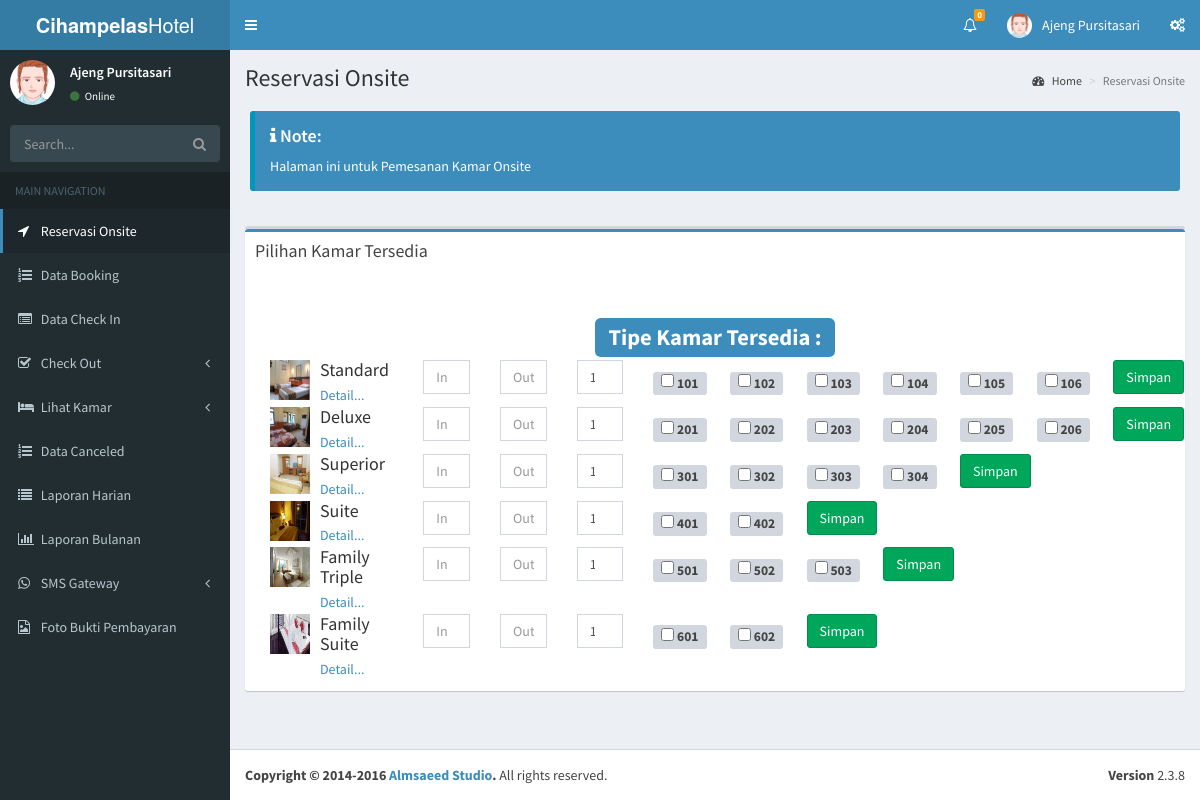
The app's page /index.php/dashboard/onsite with its own data.
### tables this page shows
CREATE TABLE `tipe_kamar` (
  `id_tipe_kamar` int(5) NOT NULL,
  `nama_kamar` varchar(100) NOT NULL,
  `harga_kamar_weekday` int(10) NOT NULL,
  `harga_kamar_weekend` int(11) NOT NULL,
  `penjelasan` varchar(500) NOT NULL,
  `jumlah` int(5) NOT NULL
);

CREATE TABLE `kamar` (
  `id_kamar` int(5) NOT NULL,
  `nomor_kamar` varchar(5) NOT NULL,
  `id_fasilitas` int(5) NOT NULL,
  `id_tipe_kamar` int(5) NOT NULL,
  `status` varchar(20) NOT NULL,
  `id_booking` int(5) NOT NULL
);

### application/views/onsite.php (the view, shortened to what the rows shown need)
<!DOCTYPE html>
<html>
<head>
  <link rel="stylesheet" href="<?php echo base_url()?>admin/bootstrap/css/bootstrap.min.css">
  <link rel="stylesheet" href="https://cdnjs.cloudflare.com/ajax/libs/font-awesome/4.5.0/css/font-awesome.min.css">
  <link rel="stylesheet" href="https://cdnjs.cloudflare.com/ajax/libs/ionicons/2.0.1/css/ionicons.min.css">
  <link rel="stylesheet" href="<?php echo base_url()?>admin/plugins/datatables/dataTables.bootstrap.css">
  <link rel="stylesheet" href="<?php echo base_url()?>admin/plugins/daterangepicker/daterangepicker.css">
  <link rel="stylesheet" href="<?php echo base_url()?>admin/plugins/datepicker/datepicker3.css">
  <link rel="stylesheet" href="<?php echo base_url()?>admin/plugins/iCheck/all.css">
  <link rel="stylesheet" href="<?php echo base_url()?>admin/plugins/colorpicker/bootstrap-colorpicker.min.css">
  <link rel="stylesheet" href="<?php echo base_url()?>admin/plugins/timepicker/bootstrap-timepicker.min.css">
  <link rel="stylesheet" href="<?php echo base_url()?>admin/plugins/select2/select2.min.css">
  <link rel="stylesheet" href="<?php echo base_url()?>admin/dist/css/AdminLTE.min.css">
  <link rel="stylesheet" href="<?php echo base_url()?>admin/dist/css/skins/_all-skins.min.css">
</head>
<body class="hold-transition skin-blue sidebar-mini">
<div class="wrapper">
              <span class="label label-warning"><?php
                                        $this->db->select('id');
                                        $this->db->from('notifikasi');
                                        $this->db->where('untuk','Resepsionis');
                                      ?></span>
              <li class="header">You have <?php
                                        $this->db->select('id');
                                        $this->db->from('notifikasi');
                                        $this->db->where('untuk','Resepsionis');
                                      ?> notifications</li>
  <div class="content-wrapper">
    <section class="content-header">
      <h1>
        Reservasi Onsite
      </h1>
    </section>
    <section class="content">
    <div class="box">
    <div class="box box-primary">
      <div class="box-body">
          <div class="col-md-12">
          <h2 align="center"><span class="label label-info"> Tipe Kamar Tersedia : </span></h2>
           </div>
           <?php $tmp=0; foreach($available as $a){ $tmp++; ?>
           <form role="form" method="post" class="f1" action="<?php echo base_url()?>index.php/Dashboard/dataonsite">
          <div class="col-md-2">
              <div class="media">
                                <div class="media-left">
                                    <a href="javascript:void(0);">
                                        <img class="media-object" src="<?php echo base_url()?>assets/images/<?php echo $a->nama_kamar; ?>.png" width="40" height="40">
                                    </a>
                                </div>
                                <div class="media-body">
                                    <h4 class="media-heading"><?php echo $a->nama_kamar; ?></h4><a href="#"> Detail...</a>
                                </div>
                            </div>
          </div>
          <div class="col-md-1">
              <input name="tglIn" onclick="masuktglIn()" type="text" class="form-control pull-right" placeholder="In" id="datepicker<?php echo $tmp; ?>">
          </div>
          <div class="col-md-1">
              <input name="tglOut" onclick="masuktglOut()" type="text" class="form-control pull-right" placeholder="Out" id="datepicker1<?php echo $tmp; ?>">
          </div>
          <div class="col-md-1">
              <input name="kamar" id="kamar" type="number" value="1" class="form-control pull-right">
          </div>
          <?php
            if ($tmp==1) {
              ?>
                <?php $no=1; foreach($kamarkosong1 as $kmr1){ ?>
          <div class="col-md-1">
              <h4 align="center"><span class="label label-default"><input type="checkbox" name="radio" id="radio" class="minimal"> <?php echo $kmr1->nomor_kamar; ?></span></h4>
          </div>
          <?php $no++;
                if ($no>6) {
                  break;
                }
          } ?>
          <div class="col-md-1" style="float:center;">
          <?php
                                        $this->db->select('id_kamar');
                                        $this->db->from('kamar');
                                        $this->db->where('id_tipe_kamar',$tmp);
                                        $this->db->where('status','kosong');
                                        $hasil = $this->db->count_all_results();
                    if ($hasil>=1) {
                      ?>
              <button type="submit" class="btn btn-sm-block btn-success">Simpan</button>
          <?php
                    }else{
                      ?>
              <button type="submit" disabled="" class="btn btn-sm-block btn-success">Not Available</button>
          <?php
                    }
          ?>
          </div>
          <div class="col-md-12">
          </div>
              <?php
            }else
            if ($tmp==2) {
              ?>
                <?php $no=1; foreach($kamarkosong2 as $kmr2){ ?>
          <div class="col-md-1">
              <h4 align="center"><span class="label label-default"><input type="checkbox" name="radio" id="radio" class="minimal"> <?php echo $kmr2->nomor_kamar; ?></span></h4>
          </div>
          <?php $no++;
                if ($no>6) {
                  break;
                }
          } ?>
          <div class="col-md-1" style="float:center;">
          <?php
                                        $this->db->select('id_kamar');
                                        $this->db->from('kamar');
                                        $this->db->where('id_tipe_kamar',$tmp);
                                        $this->db->where('status','kosong');
                                        $hasil = $this->db->count_all_results();
                    if ($hasil>=1) {
                      ?>
              <button type="submit" class="btn btn-sm-block btn-success">Simpan</button>
          <?php
                    }else{
                      ?>
              <button type="submit" disabled="" class="btn btn-sm-block btn-success">Not Available</button>
          <?php
                    }
          ?>
          </div>
          <div class="col-md-12">
          </div>
              <?php
            }else
            if ($tmp==3) {
              ?>
                <?php $no=1; foreach($kamarkosong3 as $kmr3){ ?>
          <div class="col-md-1">
              <h4 align="center"><span class="label label-default"><input type="checkbox" name="radio" id="radio" class="minimal"> <?php echo $kmr3->nomor_kamar; ?></span></h4>
          </div>
          <?php $no++;
          } ?>
          <div class="col-md-1" style="float:center;">
          <?php
                                        $this->db->select('id_kamar');
                                        $this->db->from('kamar');
                                        $this->db->where('id_tipe_kamar',$tmp);
                                        $this->db->where('status','kosong');
                                        $hasil = $this->db->count_all_results();
                    if ($hasil>=1) {
                      ?>
              <button type="submit" class="btn btn-sm-block btn-success">Simpan</button>
          <?php
                    }else{
                      ?>
              <button type="submit" disabled="" class="btn btn-sm-block btn-success">Not Available</button>
          <?php
                    }
          ?>
          </div>
          <div class="col-md-12">
          </div>
              <?php
            }else
            if ($tmp==4) {
              ?>
                <?php $no=1; foreach($kamarkosong4 as $kmr4){ ?>
          <div class="col-md-1">
              <h4 align="center"><span class="label label-default"><input type="checkbox" name="radio" id="radio" class="minimal"> <?php echo $kmr4->nomor_kamar; ?></span></h4>
          </div>
          <?php $no++;
          } ?>
          <div class="col-md-1" style="float:center;">
          <?php
                                        $this->db->select('id_kamar');
                                        $this->db->from('kamar');
                                        $this->db->where('id_tipe_kamar',$tmp);
                                        $this->db->where('status','kosong');
                                        $hasil = $this->db->count_all_results();
                    if ($hasil>=1) {
                      ?>
              <button type="submit" class="btn btn-sm-block btn-success">Simpan</button>
          <?php
                    }else{
                      ?>
              <button type="submit" disabled="" class="btn btn-sm-block btn-success">Not Available</button>
          <?php
                    }
          ?>
          </div>
          <div class="col-md-12">
          </div>
              <?php
            }else
            if ($tmp==5) {
              ?>
                <?php $no=1; foreach($kamarkosong5 as $kmr5){ ?>
          <div class="col-md-1">
              <h4 align="center"><span class="label label-default"><input type="checkbox" name="radio" id="radio" class="minimal"> <?php echo $kmr5->nomor_kamar; ?></span></h4>
          </div>
          <?php $no++;
          } ?>
          <div class="col-md-1" style="float:center;">
          <?php
                                        $this->db->select('id_kamar');
                                        $this->db->from('kamar');
                                        $this->db->where('id_tipe_kamar',$tmp);
                                        $this->db->where('status','kosong');
                                        $hasil = $this->db->count_all_results();
                    if ($hasil>=1) {
                      ?>
              <button type="submit" class="btn btn-sm-block btn-success">Simpan</button>
          <?php
                    }else{
                      ?>
              <button type="submit" disabled="" class="btn btn-sm-block btn-success">Not Available</button>
          <?php
                    }
          ?>
          </div>
          <div class="col-md-12">
          </div>
              <?php
            }
            if ($tmp==6) {
              ?>
                <?php $no=1; foreach($kamarkosong6 as $kmr6){ ?>
          <div class="col-md-1">
              <h4 align="center"><span class="label label-default"><input type="checkbox" name="radio" id="radio" class="minimal"> <?php echo $kmr6->nomor_kamar; ?></span></h4>
          </div>
          <?php $no++;
          } ?>
          <div class="col-md-1" style="float:center;">
          <?php
                                        $this->db->select('id_kamar');
                                        $this->db->from('kamar');
                                        $this->db->where('id_tipe_kamar',$tmp);
                                        $this->db->where('status','kosong');
                                        $hasil = $this->db->count_all_results();
                    if ($hasil>=1) {
                      ?>
              <button type="submit" class="btn btn-sm-block btn-success">Simpan</button>
          <?php
                    }else{
                      ?>
              <button type="submit" disabled="" class="btn btn-sm-block btn-success">Not Available</button>
          <?php
                    }
          ?>
          </div>
          <div class="col-md-12">
          </div>
              <?php
            }
          ?>
          <div class="col-md-12">
          </div>
          </form>
         <?php } ?>
      </div>
    </div>
    </div>
    </section>
  </div>
</div>
</body>
</html>

### records on screen
tipe_kamar: nama_kamar (picture), nama_kamar "Standard", shows "Simpan"
kamar: nomor_kamar "101"
kamar: nomor_kamar "102"
kamar: nomor_kamar "103"
kamar: nomor_kamar "104"
kamar: nomor_kamar "105"
kamar: nomor_kamar "106"
tipe_kamar: nama_kamar (picture), nama_kamar "Deluxe", shows "Simpan"
kamar: nomor_kamar "201"
kamar: nomor_kamar "202"
kamar: nomor_kamar "203"
kamar: nomor_kamar "204"
kamar: nomor_kamar "205"
kamar: nomor_kamar "206"
tipe_kamar: nama_kamar (picture), nama_kamar "Superior", shows "Simpan"
kamar: nomor_kamar "301"
kamar: nomor_kamar "302"
kamar: nomor_kamar "303"
kamar: nomor_kamar "304"
tipe_kamar: nama_kamar (picture), nama_kamar "Suite", shows "Simpan"
kamar: nomor_kamar "401"
kamar: nomor_kamar "402"
tipe_kamar: nama_kamar (picture), nama_kamar "Family Triple", shows "Simpan"
kamar: nomor_kamar "501"
kamar: nomor_kamar "502"
kamar: nomor_kamar "503"
tipe_kamar: nama_kamar (picture), nama_kamar "Family Suite", shows "Simpan"
kamar: nomor_kamar "601"
kamar: nomor_kamar "602"

### other values on screen
$this->db->count_all_results() "0"
